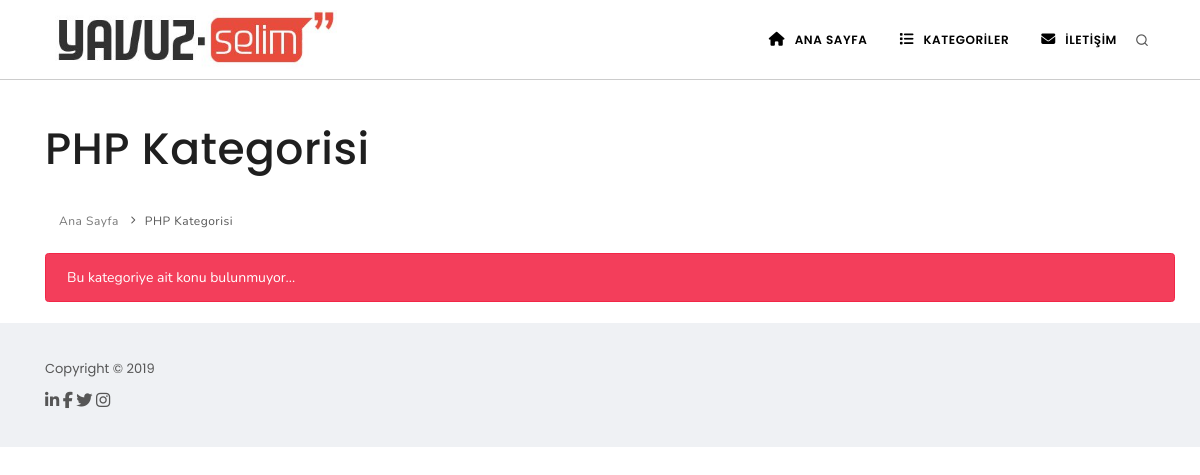
Page /kategoriler.php?kat_sef=php on the committed database.
### tables this page shows
CREATE TABLE `ayarlar` (
  `id` int(11) NOT NULL,
  `site_url` varchar(200) NOT NULL,
  `site_baslik` varchar(200) NOT NULL,
  `site_keyw` varchar(260) NOT NULL,
  `site_desc` varchar(260) NOT NULL,
  `site_harita` varchar(300) NOT NULL,
  `site_mail` varchar(250) NOT NULL,
  `site_logo` varchar(200) NOT NULL,
  `site_favicon` varchar(200) NOT NULL,
  `google_dogrulama_kodu` varchar(200) NOT NULL,
  `yandex_dogrulama_kodu` varchar(200) NOT NULL,
  `bing_dogrulama_kodu` varchar(200) NOT NULL,
  `analiytcs_kodu` mediumtext NOT NULL,
  `site_durum` tinyint(1) NOT NULL,
  `harita_durum` tinyint(1) NOT NULL DEFAULT '1'
);

CREATE TABLE `kategoriler` (
  `id` int(11) NOT NULL,
  `kat_adi` varchar(200) NOT NULL,
  `kat_sef` varchar(200) NOT NULL,
  `kat_keyw` varchar(260) NOT NULL,
  `kat_desc` varchar(260) NOT NULL
);

### sistem/baglan.php (called while the page is built, shortened)
<?php
 try{
     $db = new PDO("mysql:host=localhost;dbname=gelismisblog;charset=utf8;","root","");
     $db->query("SET CHARACTER SET UTF8");
     $db->query("SET NAMES UTF8");
 }catch(PDOException $hata){
     echo $hata->getMessage();
 }
 $ayarlar = $db->prepare("SELECT * FROM ayarlar");
 $ayarlar->execute();
 $arow        = $ayarlar->fetch(PDO::FETCH_OBJ);
?>

### sistem/fonksiyon.php (called while the page is built, shortened)
<?php
require_once 'baglan.php';
?>

### inc/alt.php (the view, shortened to what this page needs)
<footer id="footer">
    <div class="copyright-content">
        <div class="container">
            <div class="copyright-text pull-left">Copyright &copy; 2019</div>
            <div class="copyright-text pull-right">
                <?php
                    $sosyalmedya = $db->prepare("SELECT * FROM sosyalmedya WHERE durum=:d");
                    $sosyalmedya->execute([':d' => 1]);
                    if($sosyalmedya->rowCount()){
                        foreach ($sosyalmedya as $item) {
                            ?>
                            <a href="<?php echo $item['link'];?>" target="_blank"><i class="fa fa-<?php echo $item['ikon'];?> fa-lg"></i></a>
                            <?php
                        }
                    }
                ?>
            </div>
        </div>
    </div>
</footer>
</div>
</body>
</html>

### inc/menu.php (shortened to what this page needs)
<header id="header">
    <div class="header-inner" style="border-bottom: 1px solid #cccccc;">
        <div class="container">
            <div id="logo">
                <a href="<?php echo $arow->site_url;?>" class="logo" data-src-dark="images/<?php echo $arow->site_logo;?>"> <img style="padding: 10px "width="280" height="62"  src="<?php echo $arow->site_url;?>/images/<?php echo $arow->site_logo;?>" alt="<?php echo $arow->site_baslik;?>"> </a>
            </div>
            <div class="header-extras">
                <ul>
                    <li>
                        <a id="btn-search" href="#"> <i class="icon-search1"></i></a>
                    </li>
                </ul>
            </div>
            <div id="mainMenu">
                <div class="container">
                    <nav>
                        <ul>
                            <li><a href="<?php echo $arow->site_url;?>"><i class="fa fa-home"></i> ANA SAYFA</a></li>
                            <li class="dropdown"> <a href="#"><i class="fa fa-list"></i> KATEGORİLER</a>
                            </li>
                            <li><a href="<?php echo $arow->site_url.'/iletisim.php';?>"><i class="fa fa-envelope"></i> İLETİŞİM</a></li>
                        </ul>
                    </nav>
                </div>
            </div>
        </div>
    </div>
</header>

### kategoriler.php (shortened to what this page needs)
<?php
require_once 'inc/ust.php'; ?>
        <?php require_once 'inc/menu.php';
        $s     = @intval($_GET['s']);
        if(!$s){ $s = 1; }
        $kat   = strip_tags($_GET['kat_sef']);
        $kategoribul = $db->prepare("SELECT * FROM kategoriler WHERE kat_sef=:k");
        $kategoribul->execute([':k' => $kat]);
        if($kategoribul->rowCount()) {
            $katrow = $kategoribul->fetch(PDO::FETCH_OBJ);
        }else{
            header('Location:'.$arow->site_url);
        }
        ?>
        <section id="page-content">
            <div class="container">
                <div class="page-title">
                    <h1><?php echo $katrow->kat_adi;?> Kategorisi</h1>
                    <div class="breadcrumb float-left">
                        <ul>
                            <li><a href="#">Ana Sayfa</a>
                            </li>
                            <li><a href="#"><?php echo $katrow->kat_adi;?> Kategorisi</a>
                            </li>
                        </ul>
                    </div>
                </div>
                <div id="blog" class="grid-layout post-3-columns m-b-30" data-item="post-item">
                    <?php
                        $sorgu = $db->prepare("SELECT yazi_kat_id,yazi_durum FROM yazilar
                            INNER JOIN kategoriler ON kategoriler.id = yazilar.yazi_kat_id
                            WHERE yazi_durum=:d AND yazi_kat_id=:kat
                        ");
                        $sorgu->execute([':d' => 1,':kat' => $katrow->id]);
                        $toplam = $sorgu->rowCount();
                        $lim    = 9;
                        $goster = $s * $lim - $lim;
                        $sorgu  = $db->prepare("SELECT * FROM yazilar
                          INNER JOIN kategoriler ON kategoriler.id = yazilar.yazi_kat_id
                          WHERE yazi_durum=:d AND yazi_kat_id=:kat ORDER BY yazi_tarih DESC LIMIT :goster,:lim
                        ");
                        $sorgu->bindValue(":d",(int) 1,PDO::PARAM_INT);
                        $sorgu->bindValue(":kat",(int) $katrow->id,PDO::PARAM_INT);
                        $sorgu->bindValue(":goster",(int) $goster,PDO::PARAM_INT);
                        $sorgu->bindValue(":lim",(int) $lim,PDO::PARAM_INT);
                        $sorgu->execute();
                        if($s > ceil($toplam/$lim)){
                            $s = 1;
                        }
                        if($sorgu->rowCount()){
                            foreach($sorgu as $row) {
                                ?>
                                <div class="post-item border">
                                    <div class="post-item-wrap">
                                        <div class="post-image">
                                            <a href="<?php echo $arow->site_url;?>/yazidetay.php?yazi_sef=<?php echo $row['yazi_sef'];?>&id=<?php echo $row['yazi_id'];?>">
                                                <img width="525" height="350" alt="<?php echo $row['yazi_baslik'];?>" src="images/<?php echo $row['yazi_resim'];?>">
                                            </a>
                                            <span class="post-meta-category"><a href="<?php echo $arow->site_url.'/kategoriler.php?kat_sef='.$row['kat_sef'];?>"><?php echo $row['kat_adi'];?></a></span>
                                        </div>
                                        <div class="post-item-description">
                                            <span class="post-meta-date"><i class="fa fa-calendar-o"></i><?php echo date('d.m.Y',strtotime($row['yazi_tarih']));?></span>
                                            <span class="post-meta-comments"><a href=""><i class="fa fa-eye"></i><?php echo $row['yazi_goruntulenme'];?> Görüntülenme</a></span>
                                            <h2><a href="<?php echo $arow->site_url;?>/yazidetay.php?yazi_sef=<?php echo $row['yazi_sef'];?>&id=<?php echo $row['yazi_id'];?>"><?php echo $row['yazi_baslik'];?></a></h2>
                                            <p style="word-wrap: break-word;"><?php echo mb_substr(strip_tags($row['yazi_icerik']),0,250,'utf8').'...';?></p>
                                            <a href="<?php echo $arow->site_url;?>/yazidetay.php?yazi_sef=<?php echo $row['yazi_sef'];?>&id=<?php echo $row['yazi_id'];?>" class="item-link">Devamını Oku <i class="fa fa-arrow-right"></i></a>
                                        </div>
                                    </div>
                                </div>
                                <?php
                            }
                            ?>
                </div>
                            <ul class="pagination">
                                <?php
                                    if($toplam > $lim){
                                        pagination($s,ceil($toplam/$lim),'kategoriler.php?kat_sef='.$kat.'&s=');
                                    }
                                ?>
                            </ul>
                            <?php
                        }else{
                            echo '<div class="alert alert-danger">Bu kategoriye ait konu bulunmuyor...</div>';
                        } ?>
            </div>
        </section>
<?php require_once 'inc/alt.php'; ?>

### rows in the picture
ayarlar: site_url+site_logo (picture)
kategoriler: kat_adi "PHP"
